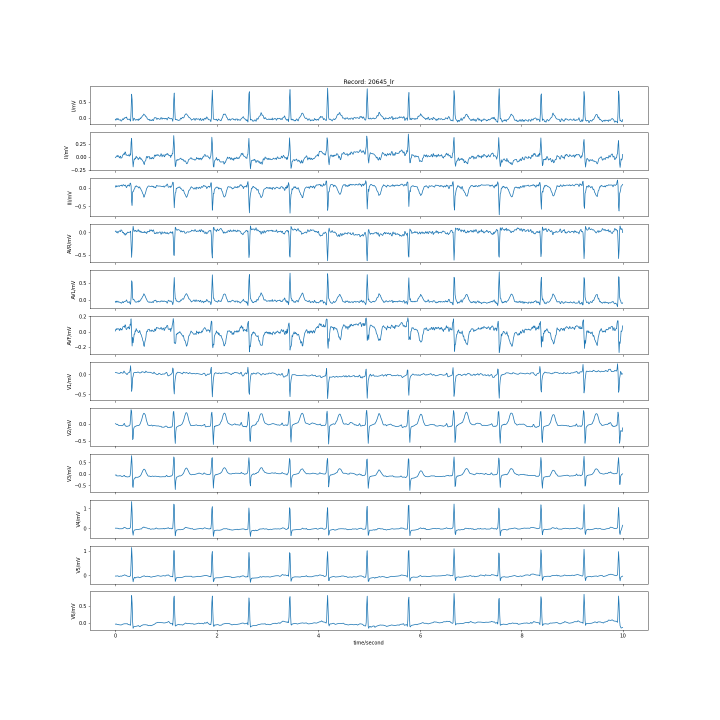
#> input picture MI.png, 1440 x 1440 px (shown at 1/2 size); the run also reads 1 picture not shown here
$ python complexGenerator.py
#> lines starting #> are read from the running program, lines starting #| are printed output that depends on the picture
### croping.py
# Import packages
import cv2
import numpy as np


def imagecroper():
    img = cv2.imread('MI.png')
#> img is the input picture: shape (1440, 1440, 3); mean B, G, R 250, 248.5, 246.3
    #print(img.shape) # Print image shape
    #cv2.imshow("original", img)

    # Cropping an image

    cropped_image = img[170:1270, 220:1270]

    # Display cropped image
    #cv2.imshow("cropped", cropped_image)

    # Save the cropped image
    cv2.imwrite("Cropped Image.jpg", cropped_image)


# [10 lines of commented-out code are left out]

### ecgremovehorizantal.py
import cv2


def blackRemove():
   image = cv2.imread('Cropped Image.jpg')
   #cv2.imshow('source_image', image)

   gray = cv2.cvtColor(image, cv2.COLOR_BGR2GRAY)
   thresh = cv2.threshold(gray, 0, 215, cv2.THRESH_BINARY_INV + cv2.THRESH_OTSU)[1]
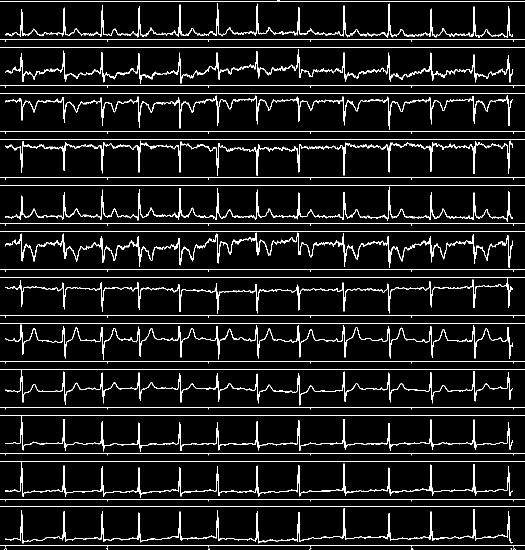
#> thresh: shape (1100, 1050) (shown at 1/2 size); values 0 (black) and 215 (white), 6.7% white in thin lines or dots

   horizontal_kernel = cv2.getStructuringElement(cv2.MORPH_RECT, (25, 1))
   detected_lines = cv2.morphologyEx(thresh, cv2.MORPH_OPEN, horizontal_kernel, iterations=2)
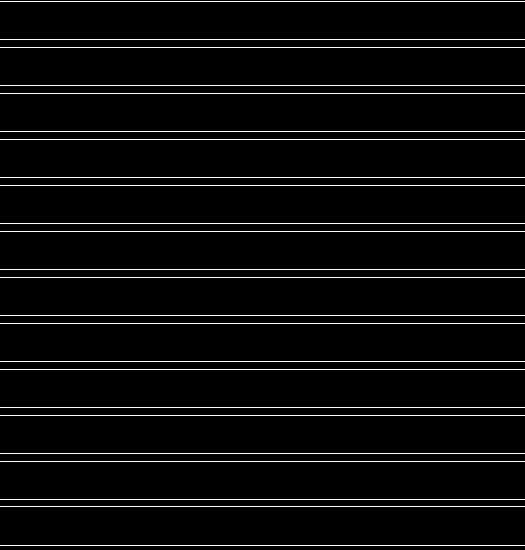
#> detected_lines: shape (1100, 1050) (shown at 1/2 size); values 0 (black) and 215 (white), 2.2% white in thin lines or dots

   cnts = cv2.findContours(detected_lines, cv2.RETR_EXTERNAL, cv2.CHAIN_APPROX_SIMPLE)
#> cnts = 24 contours, all with area under 20

   cnts = cnts[0] if len(cnts) == 2 else cnts[1]

   for c in cnts:
      cv2.drawContours(image, [c], -1, (255, 255, 255), 2)
#> this loop made 24 passes
#> c on passes 1 to 12: [[0, 1090], [1049, 1090]], [[0, 1013], [1049, 1013]], [[0, 998], [1049, 998]], [[0, 922], [1049, 922]], [[0, 906], [1049, 906]], [[0, 830], [1049, 830]], [[0, 814], [1049, 814]], [[0, 738], [1049, 738]], [[0, 722], [1049, 722]], [[0, 646], [1049, 646]], [[0, 631], [1049, 631]], [[0, 554], [1049, 554]]
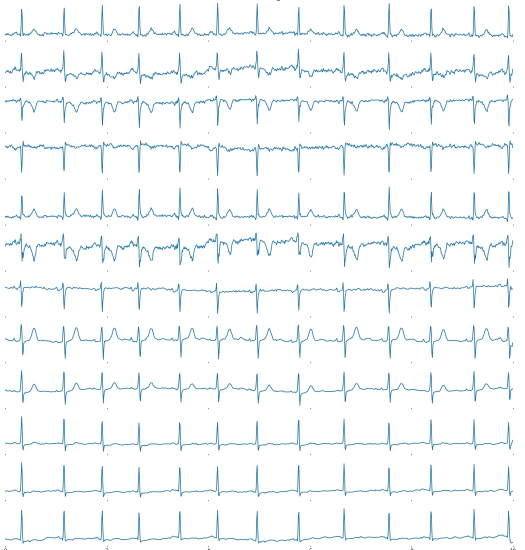
#> image: shape (1100, 1050, 3) (shown at 1/2 size); mean B, G, R 250.5, 248.6, 244.8

   repair_kernel = cv2.getStructuringElement(cv2.MORPH_RECT, (1, 6))
#> repair_kernel = [1, 1, 1, 1, 1, 1]

   result = 255 - cv2.morphologyEx(255 - image, cv2.MORPH_CLOSE, repair_kernel,
   iterations=1)

   #cv2.imshow('resultant image', result)
   cv2.imwrite('Cropped Image.jpg', result)
   # cv2.waitKey(0)
   # cv2.destroyAllWindows()

### sec_3.py
import cv2
import numpy as np
import PIL
from PIL import Image
import uuid


def complexgenerator():
    print("----------------start-------------------------")
    img = cv2.imread('Cropped Image.jpg')
#> img: shape (1100, 1050, 3)
    height = img.shape[0]
#> height = 1100
    width = img.shape[1]
#> width = 1050


    # Cut the image in half
    first = 366

    s1 = img[:, :first]
    cv2.imwrite("vertical/h1.jpg", s1)

    firstcutimg = cv2.imread('vertical/h1.jpg')
    height = firstcutimg.shape[0]
    width = firstcutimg.shape[1]
#> width = 366

    # Cut the image in height
    height_cutoff = height // 12
#> height_cutoff = 91
    secondfirst = height_cutoff + height_cutoff
#> secondfirst = 182
    thirdfirst  = secondfirst  + height_cutoff
#> thirdfirst = 273
    fourfirst = thirdfirst  + height_cutoff
#> fourfirst = 364
    fivefirst = fourfirst  + height_cutoff
#> fivefirst = 455
    sixfirst = fivefirst  + height_cutoff
#> sixfirst = 546
    sevenfirst = sixfirst  + height_cutoff
#> sevenfirst = 637
    eightfirst = sevenfirst  + height_cutoff
#> eightfirst = 728
    ninefirst = eightfirst  + height_cutoff
#> ninefirst = 819
    tenfirst = ninefirst  + height_cutoff
#> tenfirst = 910
    elevenfirst = tenfirst  + height_cutoff
#> elevenfirst = 1001
    twelvefirst = elevenfirst  + height_cutoff
#> twelvefirst = 1092


    s1 = firstcutimg[:height_cutoff, :]
#> s1: shape (91, 366, 3)
    s2 = firstcutimg[height_cutoff:secondfirst, :]
    s3 = firstcutimg[secondfirst:thirdfirst, :]
    s4 = firstcutimg[thirdfirst:fourfirst, :]
    s5 = firstcutimg[fourfirst:fivefirst, :]
    s6 = firstcutimg[fivefirst:sixfirst, :]
    s7 = firstcutimg[sixfirst:sevenfirst, :]
    s8 = firstcutimg[sevenfirst:eightfirst, :]
    s9 = firstcutimg[eightfirst:ninefirst, :]
    s10 = firstcutimg[ninefirst:tenfirst, :]
    s11 = firstcutimg[tenfirst:elevenfirst, :]
    s12 = firstcutimg[elevenfirst:twelvefirst, :]

    cv2.imwrite("horizontal/h1layer1.jpg", s1)
    cv2.imwrite("horizontal/h1layer2.jpg", s2)
    cv2.imwrite("horizontal/h1layer3.jpg", s3)
    cv2.imwrite("horizontal/h1layer4.jpg", s4)
    cv2.imwrite("horizontal/h1layer5.jpg", s5)
    cv2.imwrite("horizontal/h1layer6.jpg", s6)
    cv2.imwrite("horizontal/h1layer7.jpg", s7)
    cv2.imwrite("horizontal/h1layer8.jpg", s8)
    cv2.imwrite("horizontal/h1layer9.jpg", s9)
    cv2.imwrite("horizontal/h1layer10.jpg", s10)
    cv2.imwrite("horizontal/h1layer11.jpg", s11)
    cv2.imwrite("horizontal/h1layer12.jpg", s12)


    # namefiles = ["horizontal/h1layer1.jpg","horizontal/h1layer2.jpg","horizontal/h1layer3.jpg","horizontal/h1layer4.jpg","horizontal/h1layer5.jpg","horizontal/h1layer6.jpg","horizontal/h1layer7.jpg","horizontal/h1layer8.jpg","horizontal/h1layer9.jpg","horizontal/h1layer10.jpg","horizontal/h1layer11.jpg","horizontal/h1layer12.jpg"]


    img1 = cv2.imread('horizontal/h1layer1.jpg')
    img2 = cv2.imread('horizontal/h1layer2.jpg')
    img3 = cv2.imread('horizontal/h1layer3.jpg')
    img4 = cv2.imread('horizontal/h1layer4.jpg')
    img5 = cv2.imread('horizontal/h1layer5.jpg')
    img6 = cv2.imread('horizontal/h1layer6.jpg')
    img7 = cv2.imread('horizontal/h1layer7.jpg')
    img8 = cv2.imread('horizontal/h1layer8.jpg')
    img9 = cv2.imread('horizontal/h1layer9.jpg')
    img10 = cv2.imread('horizontal/h1layer10.jpg')
    img11 = cv2.imread('horizontal/h1layer11.jpg')
    img12 = cv2.imread('horizontal/h1layer12.jpg')


    im_h1 = cv2.hconcat([img1, img4,img7,img10])
    im_h2 = cv2.hconcat([img2, img5,img8,img11])
    im_h3 = cv2.hconcat([img3, img6,img9,img12])

    cv2.imwrite("final/0.png", im_h1)
    cv2.imwrite("final/1.png", im_h2)
    cv2.imwrite("final/2.png", im_h3)


    ##vertical concatenates

    img1 = cv2.imread('final/0.png')
    img2 = cv2.imread('final/1.png')
    img3 = cv2.imread('final/2.png')

    im_h = cv2.vconcat([img1, img2,img3])
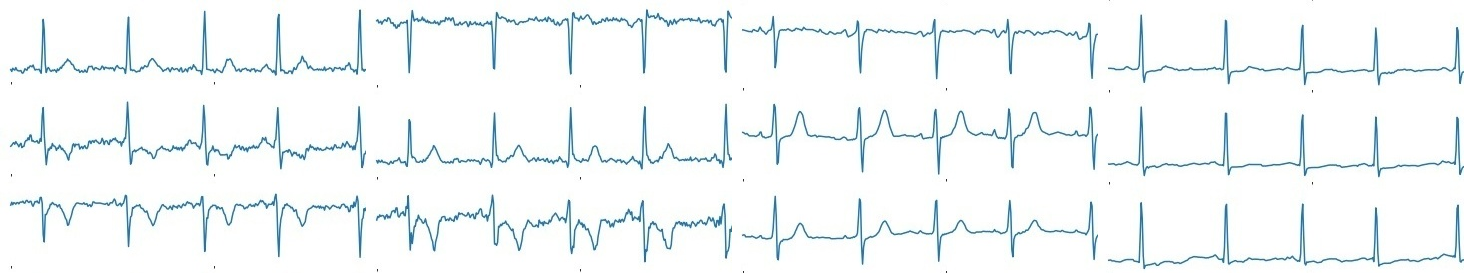
#> im_h: shape (273, 1464, 3); mean B, G, R 248.6, 247.8, 243.8
    cv2.imwrite("final/man_image.jpeg", im_h)


    print("----------------end-------------------------")


#complexgenerator()

### lead1.py
import cv2
lead1 = [1,4,7,10]

def preprocess(arr,nameing):

#> called with nameing = 0
    for i in range(1,5):

        s_img = cv2.imread(f"horizontal/h1layer{arr[i-1]}.jpg")
        l_img = cv2.imread("testing.jpg")
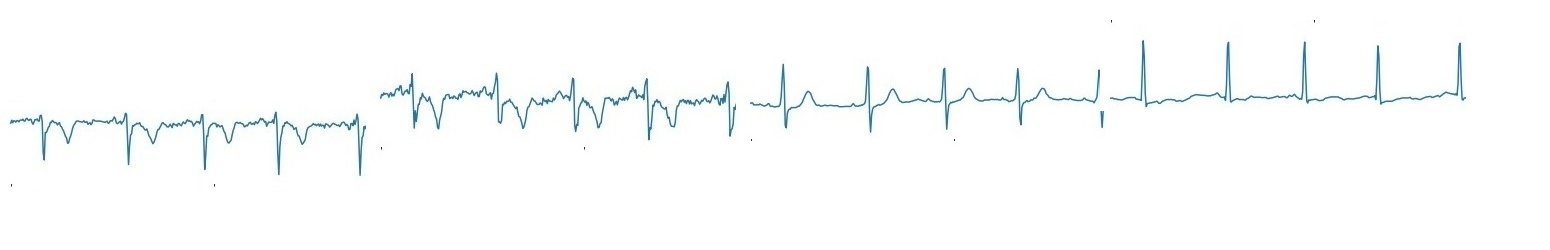
#> input picture testing.jpg, 1550 x 250 px
#> l_img is the input picture: shape (250, 1550, 3); mean B, G, R 252.5, 252.4, 251

        if i == 1:
            l_img = cv2.imread("white+still+16-9.001.jpeg")
            x_offset=y_offset=200
            l_img[y_offset:y_offset+s_img.shape[0], x_offset:x_offset+s_img.shape[1]] = s_img
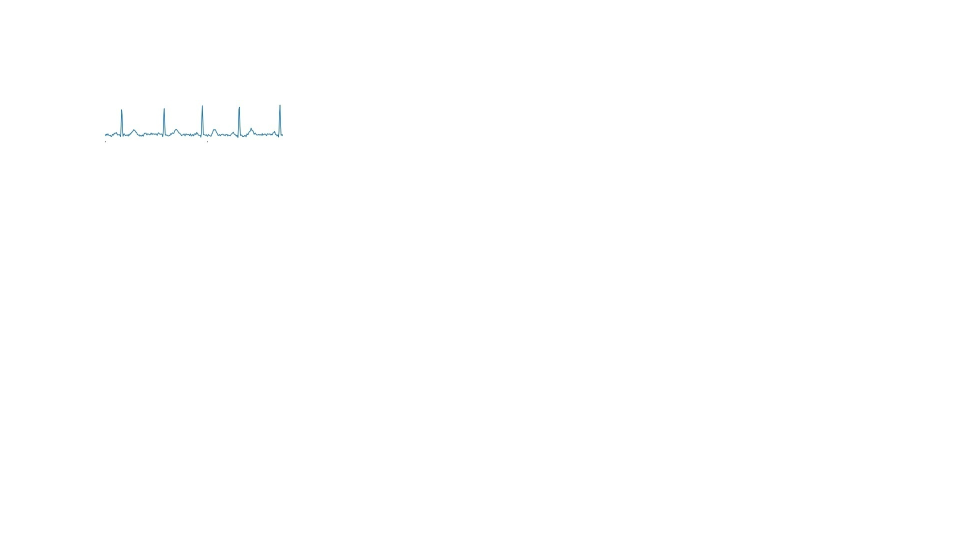
#> l_img: shape (1080, 1920, 3) (shown at 1/2 size); mean B, G, R 254.9, 254.9, 254.8

        elif i == 2:
            x_offset=565
            y_offset=250
            l_img[y_offset:y_offset+s_img.shape[0], x_offset:x_offset+s_img.shape[1]] = s_img


        elif i == 3:
            x_offset=900
            y_offset=250
            l_img[y_offset:y_offset+s_img.shape[0], x_offset:x_offset+s_img.shape[1]] = s_img


        elif i == 4:
            x_offset=1250
            y_offset=225
            l_img[y_offset:y_offset+s_img.shape[0], x_offset:x_offset+s_img.shape[1]] = s_img

            l_img = l_img[100:350, 200:1750]


        cv2.imwrite(f"testing.jpg", l_img)


    cv2.imwrite(f"leads/{nameing}.png", l_img)
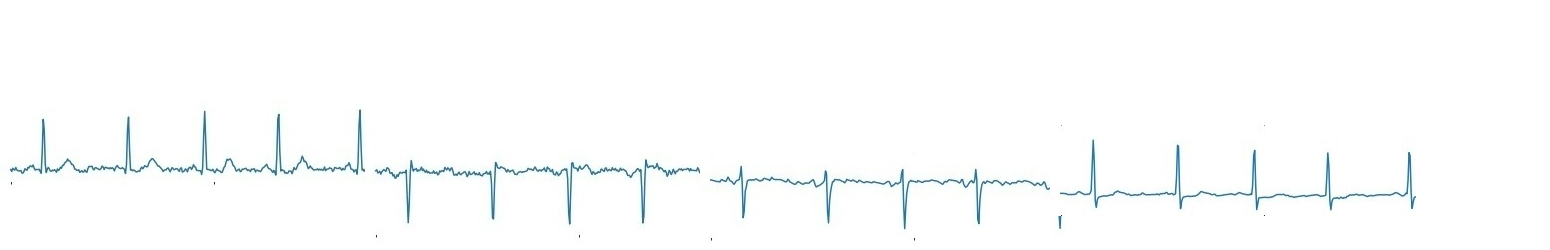
#> saved as 0.png: shape (250, 1550, 3); mean B, G, R 252.9, 252.7, 251.5


#preprocess(lead1,0)

### lead2.py
import cv2

lead2 = [2,5,8,11]
def preprocess1(arr,nameing):

#> called with nameing = 1
    for i in range(1,5):
        s_img = cv2.imread(f"horizontal/h1layer{arr[i-1]}.jpg")
        l_img = cv2.imread("testing.jpg")
#> l_img: shape (250, 1550, 3)

        if i == 1:
            l_img = cv2.imread("white+still+16-9.001.jpeg")
            x_offset=y_offset=200
            l_img[y_offset:y_offset+s_img.shape[0], x_offset:x_offset+s_img.shape[1]] = s_img

        elif i == 2:
            x_offset=570
            y_offset=180
            l_img[y_offset:y_offset+s_img.shape[0], x_offset:x_offset+s_img.shape[1]] = s_img


        elif i == 3:
            x_offset=930
            y_offset=230
            l_img[y_offset:y_offset+s_img.shape[0], x_offset:x_offset+s_img.shape[1]] = s_img


        elif i == 4:
            x_offset=1300
            y_offset=190
            l_img[y_offset:y_offset+s_img.shape[0], x_offset:x_offset+s_img.shape[1]] = s_img

            l_img = l_img[100:350, 200:1750]


        cv2.imwrite(f"testing.jpg", l_img)


    cv2.imwrite(f"leads/{nameing}.png", l_img)


#preprocess1(lead2,1)

### lead3.py
import cv2
lead3 = [3,6,9,12]


def preprocess2(arr,nameing):

    for i in range(1,5):
        s_img = cv2.imread(f"horizontal/h1layer{arr[i-1]}.jpg")
        l_img = cv2.imread("testing.jpg")

        if i == 1:
            l_img = cv2.imread("white+still+16-9.001.jpeg")
            x_offset=y_offset=200
            l_img[y_offset:y_offset+s_img.shape[0], x_offset:x_offset+s_img.shape[1]] = s_img

        elif i == 2:
            x_offset=570
            y_offset=160
            l_img[y_offset:y_offset+s_img.shape[0], x_offset:x_offset+s_img.shape[1]] = s_img


        elif i == 3:
            x_offset=940
            y_offset=150
            l_img[y_offset:y_offset+s_img.shape[0], x_offset:x_offset+s_img.shape[1]] = s_img


        elif i == 4:
            x_offset=1300
            y_offset=120
            l_img[y_offset:y_offset+s_img.shape[0], x_offset:x_offset+s_img.shape[1]] = s_img
            l_img = l_img[100:350, 200:1750]


        cv2.imwrite(f"testing.jpg", l_img)


    cv2.imwrite(f"leads/{nameing}.png", l_img)


def combine():
    print("combining...")
    img1 = cv2.imread('leads/0.png')
    img2 = cv2.imread('leads/1.png')
    img3 = cv2.imread('leads/2.png')

    im_h = cv2.vconcat([img1, img2,img3])
    cv2.imwrite("leads/finalcomplex.png", im_h)


# [60 lines of commented-out code are left out]

### complexGenerator.py
import croping as cp
import sec_3 as sc
import lead1 as l1
import lead2 as l2
import lead3 as l3
import ecgremovehorizantal as line

lead1 = [1,4,7,10]
lead2 = [2,5,8,11]
lead3 = [3,6,9,12]


cp.imagecroper()
line.blackRemove()
sc.complexgenerator()
l1.preprocess(lead1,0)
l2.preprocess1(lead2,1)
l3.preprocess2(lead3,2)
l3.combine()
